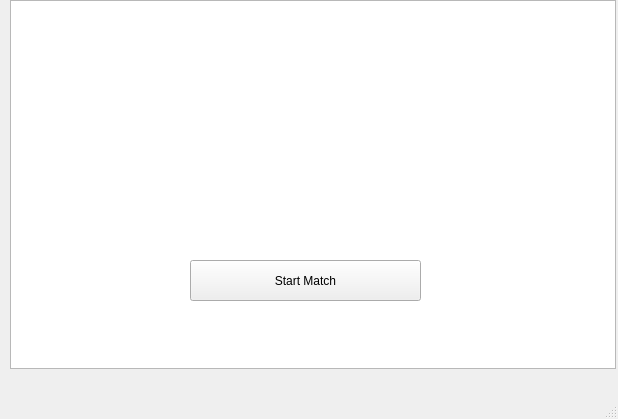
<?xml version="1.0" encoding="UTF-8"?>
<ui version="4.0">
 <class>MainWindow</class>
 <widget class="QMainWindow" name="MainWindow">
  <property name="geometry">
   <rect>
    <x>0</x>
    <y>0</y>
    <width>618</width>
    <height>419</height>
   </rect>
  </property>
  <property name="windowTitle">
   <string>MainWindow</string>
  </property>
  <widget class="QWidget" name="centralwidget">
   <widget class="QPushButton" name="pushButton">
    <property name="geometry">
     <rect>
      <x>190</x>
      <y>260</y>
      <width>231</width>
      <height>41</height>
     </rect>
    </property>
    <property name="text">
     <string>Start Match</string>
    </property>
   </widget>
   <widget class="QGraphicsView" name="graphicsView">
    <property name="geometry">
     <rect>
      <x>10</x>
      <y>0</y>
      <width>606</width>
      <height>369</height>
     </rect>
    </property>
    <property name="layoutDirection">
     <enum>Qt::LeftToRight</enum>
    </property>
    <property name="autoFillBackground">
     <bool>true</bool>
    </property>
   </widget>
   <zorder>graphicsView</zorder>
   <zorder>pushButton</zorder>
  </widget>
  <widget class="QMenuBar" name="menubar">
   <property name="geometry">
    <rect>
     <x>0</x>
     <y>0</y>
     <width>618</width>
     <height>25</height>
    </rect>
   </property>
  </widget>
  <widget class="QStatusBar" name="statusbar"/>
 </widget>
 <resources/>
 <connections/>
</ui>
